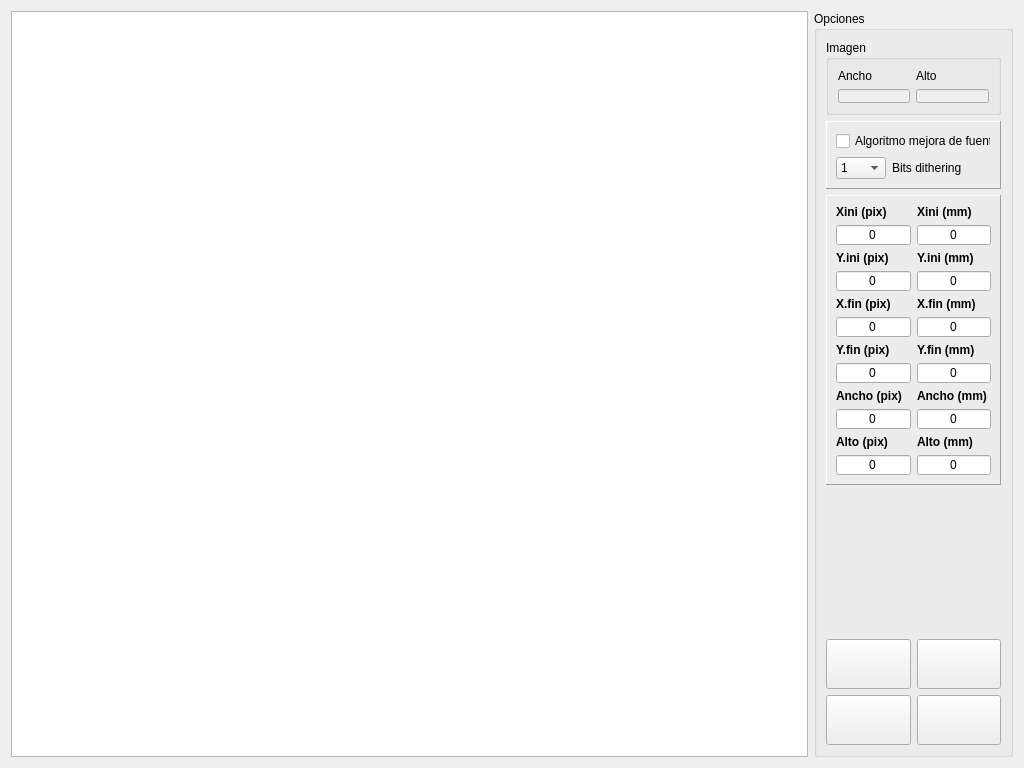
<?xml version="1.0" encoding="UTF-8"?>
<ui version="4.0">
 <class>CorteImagen</class>
 <widget class="QWidget" name="CorteImagen">
  <property name="geometry">
   <rect>
    <x>0</x>
    <y>0</y>
    <width>1024</width>
    <height>768</height>
   </rect>
  </property>
  <property name="sizePolicy">
   <sizepolicy hsizetype="Preferred" vsizetype="Preferred">
    <horstretch>2</horstretch>
    <verstretch>0</verstretch>
   </sizepolicy>
  </property>
  <property name="minimumSize">
   <size>
    <width>0</width>
    <height>0</height>
   </size>
  </property>
  <property name="maximumSize">
   <size>
    <width>16777215</width>
    <height>16777215</height>
   </size>
  </property>
  <property name="windowTitle">
   <string>In2 Printing Solutions</string>
  </property>
  <property name="windowIcon">
   <iconset resource="../../In2Apps/In2Designer/In2Designer/shared.qrc">
    <normaloff>:/res/images/in2ps_tr.png</normaloff>:/res/images/in2ps_tr.png</iconset>
  </property>
  <layout class="QGridLayout" name="gridLayout">
   <item row="0" column="0">
    <widget class="QGraphicsView" name="m_graphicsView">
     <property name="sizePolicy">
      <sizepolicy hsizetype="Expanding" vsizetype="Expanding">
       <horstretch>12</horstretch>
       <verstretch>0</verstretch>
      </sizepolicy>
     </property>
     <property name="backgroundBrush">
      <brush brushstyle="Dense6Pattern">
       <color alpha="255">
        <red>85</red>
        <green>85</green>
        <blue>255</blue>
       </color>
      </brush>
     </property>
    </widget>
   </item>
   <item row="0" column="1">
    <widget class="QGroupBox" name="groupBox">
     <property name="sizePolicy">
      <sizepolicy hsizetype="Fixed" vsizetype="Preferred">
       <horstretch>3</horstretch>
       <verstretch>0</verstretch>
      </sizepolicy>
     </property>
     <property name="minimumSize">
      <size>
       <width>140</width>
       <height>0</height>
      </size>
     </property>
     <property name="maximumSize">
      <size>
       <width>200</width>
       <height>16777215</height>
      </size>
     </property>
     <property name="title">
      <string>Opciones</string>
     </property>
     <layout class="QVBoxLayout" name="verticalLayout">
      <item>
       <widget class="QGroupBox" name="groupBox_2">
        <property name="minimumSize">
         <size>
          <width>0</width>
          <height>75</height>
         </size>
        </property>
        <property name="title">
         <string>Imagen</string>
        </property>
        <layout class="QHBoxLayout" name="horizontalLayout">
         <item>
          <layout class="QVBoxLayout" name="verticalLayout_3">
           <item>
            <widget class="QLabel" name="label_14">
             <property name="text">
              <string>Ancho</string>
             </property>
            </widget>
           </item>
           <item>
            <widget class="QLineEdit" name="m_wImagen">
             <property name="enabled">
              <bool>false</bool>
             </property>
            </widget>
           </item>
          </layout>
         </item>
         <item>
          <layout class="QVBoxLayout" name="verticalLayout_2">
           <item>
            <widget class="QLabel" name="label_15">
             <property name="text">
              <string>Alto</string>
             </property>
            </widget>
           </item>
           <item>
            <widget class="QLineEdit" name="m_hImagen">
             <property name="enabled">
              <bool>false</bool>
             </property>
            </widget>
           </item>
          </layout>
         </item>
        </layout>
       </widget>
      </item>
      <item>
       <widget class="QFrame" name="frame_2">
        <property name="frameShape">
         <enum>QFrame::Panel</enum>
        </property>
        <property name="frameShadow">
         <enum>QFrame::Raised</enum>
        </property>
        <layout class="QGridLayout" name="gridLayout_9">
         <item row="0" column="0">
          <widget class="QCheckBox" name="m_cbDobleRes">
           <property name="text">
            <string>Algoritmo mejora de fuentes</string>
           </property>
          </widget>
         </item>
         <item row="1" column="0">
          <layout class="QHBoxLayout" name="horizontalLayout_2">
           <item>
            <widget class="QComboBox" name="m_cbBitsDithering">
             <property name="maximumSize">
              <size>
               <width>50</width>
               <height>16777215</height>
              </size>
             </property>
             <property name="sizeAdjustPolicy">
              <enum>QComboBox::AdjustToContents</enum>
             </property>
             <property name="minimumContentsLength">
              <number>0</number>
             </property>
             <item>
              <property name="text">
               <string>1</string>
              </property>
             </item>
             <item>
              <property name="text">
               <string>2</string>
              </property>
             </item>
             <item>
              <property name="text">
               <string>4</string>
              </property>
             </item>
            </widget>
           </item>
           <item>
            <widget class="QLabel" name="label_13">
             <property name="text">
              <string>Bits dithering</string>
             </property>
            </widget>
           </item>
          </layout>
         </item>
         <item row="1" column="1">
          <spacer name="horizontalSpacer">
           <property name="orientation">
            <enum>Qt::Horizontal</enum>
           </property>
           <property name="sizeHint" stdset="0">
            <size>
             <width>40</width>
             <height>20</height>
            </size>
           </property>
          </spacer>
         </item>
        </layout>
       </widget>
      </item>
      <item>
       <widget class="QFrame" name="frame">
        <property name="frameShape">
         <enum>QFrame::Panel</enum>
        </property>
        <property name="frameShadow">
         <enum>QFrame::Raised</enum>
        </property>
        <layout class="QGridLayout" name="gridLayout_8">
         <item row="3" column="0">
          <layout class="QGridLayout" name="gridLayout_5">
           <item row="0" column="0">
            <widget class="QLabel" name="label_4">
             <property name="sizePolicy">
              <sizepolicy hsizetype="Fixed" vsizetype="Fixed">
               <horstretch>0</horstretch>
               <verstretch>0</verstretch>
              </sizepolicy>
             </property>
             <property name="font">
              <font>
               <weight>75</weight>
               <bold>true</bold>
              </font>
             </property>
             <property name="text">
              <string>Y.fin (pix)</string>
             </property>
            </widget>
           </item>
           <item row="0" column="1">
            <widget class="QLabel" name="label_10">
             <property name="sizePolicy">
              <sizepolicy hsizetype="Fixed" vsizetype="Fixed">
               <horstretch>0</horstretch>
               <verstretch>0</verstretch>
              </sizepolicy>
             </property>
             <property name="font">
              <font>
               <weight>75</weight>
               <bold>true</bold>
              </font>
             </property>
             <property name="text">
              <string>Y.fin (mm)</string>
             </property>
            </widget>
           </item>
           <item row="1" column="0">
            <widget class="In2LineEdit" name="m_yfin">
             <property name="sizePolicy">
              <sizepolicy hsizetype="Fixed" vsizetype="Fixed">
               <horstretch>0</horstretch>
               <verstretch>0</verstretch>
              </sizepolicy>
             </property>
             <property name="minimumSize">
              <size>
               <width>0</width>
               <height>20</height>
              </size>
             </property>
             <property name="maximumSize">
              <size>
               <width>16777215</width>
               <height>20</height>
              </size>
             </property>
             <property name="text">
              <string>0</string>
             </property>
             <property name="alignment">
              <set>Qt::AlignCenter</set>
             </property>
            </widget>
           </item>
           <item row="1" column="1">
            <widget class="In2LineEdit" name="m_yfin_2">
             <property name="sizePolicy">
              <sizepolicy hsizetype="Fixed" vsizetype="Fixed">
               <horstretch>0</horstretch>
               <verstretch>0</verstretch>
              </sizepolicy>
             </property>
             <property name="minimumSize">
              <size>
               <width>0</width>
               <height>20</height>
              </size>
             </property>
             <property name="maximumSize">
              <size>
               <width>16777215</width>
               <height>20</height>
              </size>
             </property>
             <property name="text">
              <string>0</string>
             </property>
             <property name="alignment">
              <set>Qt::AlignCenter</set>
             </property>
            </widget>
           </item>
          </layout>
         </item>
         <item row="4" column="0">
          <layout class="QGridLayout" name="gridLayout_6">
           <item row="0" column="0">
            <widget class="QLabel" name="label">
             <property name="sizePolicy">
              <sizepolicy hsizetype="Fixed" vsizetype="Fixed">
               <horstretch>0</horstretch>
               <verstretch>0</verstretch>
              </sizepolicy>
             </property>
             <property name="font">
              <font>
               <weight>75</weight>
               <bold>true</bold>
              </font>
             </property>
             <property name="text">
              <string>Ancho (pix)</string>
             </property>
            </widget>
           </item>
           <item row="0" column="1">
            <widget class="QLabel" name="label_9">
             <property name="sizePolicy">
              <sizepolicy hsizetype="Fixed" vsizetype="Fixed">
               <horstretch>0</horstretch>
               <verstretch>0</verstretch>
              </sizepolicy>
             </property>
             <property name="font">
              <font>
               <weight>75</weight>
               <bold>true</bold>
              </font>
             </property>
             <property name="text">
              <string>Ancho (mm)</string>
             </property>
            </widget>
           </item>
           <item row="1" column="0">
            <widget class="In2LineEdit" name="m_width">
             <property name="sizePolicy">
              <sizepolicy hsizetype="Fixed" vsizetype="Fixed">
               <horstretch>0</horstretch>
               <verstretch>0</verstretch>
              </sizepolicy>
             </property>
             <property name="minimumSize">
              <size>
               <width>0</width>
               <height>20</height>
              </size>
             </property>
             <property name="maximumSize">
              <size>
               <width>16777215</width>
               <height>20</height>
              </size>
             </property>
             <property name="text">
              <string>0</string>
             </property>
             <property name="alignment">
              <set>Qt::AlignCenter</set>
             </property>
            </widget>
           </item>
           <item row="1" column="1">
            <widget class="In2LineEdit" name="m_width_2">
             <property name="sizePolicy">
              <sizepolicy hsizetype="Fixed" vsizetype="Fixed">
               <horstretch>0</horstretch>
               <verstretch>0</verstretch>
              </sizepolicy>
             </property>
             <property name="minimumSize">
              <size>
               <width>0</width>
               <height>20</height>
              </size>
             </property>
             <property name="maximumSize">
              <size>
               <width>16777215</width>
               <height>20</height>
              </size>
             </property>
             <property name="text">
              <string>0</string>
             </property>
             <property name="alignment">
              <set>Qt::AlignCenter</set>
             </property>
            </widget>
           </item>
          </layout>
         </item>
         <item row="5" column="0">
          <layout class="QGridLayout" name="gridLayout_7">
           <item row="1" column="1">
            <widget class="In2LineEdit" name="m_height_2">
             <property name="sizePolicy">
              <sizepolicy hsizetype="Fixed" vsizetype="Fixed">
               <horstretch>0</horstretch>
               <verstretch>0</verstretch>
              </sizepolicy>
             </property>
             <property name="minimumSize">
              <size>
               <width>0</width>
               <height>20</height>
              </size>
             </property>
             <property name="maximumSize">
              <size>
               <width>16777215</width>
               <height>20</height>
              </size>
             </property>
             <property name="text">
              <string>0</string>
             </property>
             <property name="alignment">
              <set>Qt::AlignCenter</set>
             </property>
            </widget>
           </item>
           <item row="0" column="0">
            <widget class="QLabel" name="label_2">
             <property name="sizePolicy">
              <sizepolicy hsizetype="Fixed" vsizetype="Fixed">
               <horstretch>0</horstretch>
               <verstretch>0</verstretch>
              </sizepolicy>
             </property>
             <property name="font">
              <font>
               <weight>75</weight>
               <bold>true</bold>
              </font>
             </property>
             <property name="text">
              <string>Alto (pix)</string>
             </property>
            </widget>
           </item>
           <item row="0" column="1">
            <widget class="QLabel" name="label_7">
             <property name="sizePolicy">
              <sizepolicy hsizetype="Fixed" vsizetype="Fixed">
               <horstretch>0</horstretch>
               <verstretch>0</verstretch>
              </sizepolicy>
             </property>
             <property name="font">
              <font>
               <weight>75</weight>
               <bold>true</bold>
              </font>
             </property>
             <property name="text">
              <string>Alto (mm)</string>
             </property>
            </widget>
           </item>
           <item row="1" column="0">
            <widget class="In2LineEdit" name="m_height">
             <property name="sizePolicy">
              <sizepolicy hsizetype="Fixed" vsizetype="Fixed">
               <horstretch>0</horstretch>
               <verstretch>0</verstretch>
              </sizepolicy>
             </property>
             <property name="minimumSize">
              <size>
               <width>0</width>
               <height>20</height>
              </size>
             </property>
             <property name="maximumSize">
              <size>
               <width>16777215</width>
               <height>20</height>
              </size>
             </property>
             <property name="text">
              <string>0</string>
             </property>
             <property name="alignment">
              <set>Qt::AlignCenter</set>
             </property>
            </widget>
           </item>
          </layout>
         </item>
         <item row="0" column="0">
          <layout class="QGridLayout" name="gridLayout_2">
           <item row="0" column="0">
            <widget class="QLabel" name="label_5">
             <property name="sizePolicy">
              <sizepolicy hsizetype="Fixed" vsizetype="Fixed">
               <horstretch>0</horstretch>
               <verstretch>0</verstretch>
              </sizepolicy>
             </property>
             <property name="font">
              <font>
               <weight>75</weight>
               <bold>true</bold>
              </font>
             </property>
             <property name="text">
              <string>Xini (pix)</string>
             </property>
            </widget>
           </item>
           <item row="0" column="1">
            <widget class="QLabel" name="label_12">
             <property name="sizePolicy">
              <sizepolicy hsizetype="Fixed" vsizetype="Fixed">
               <horstretch>0</horstretch>
               <verstretch>0</verstretch>
              </sizepolicy>
             </property>
             <property name="font">
              <font>
               <weight>75</weight>
               <bold>true</bold>
              </font>
             </property>
             <property name="text">
              <string>Xini (mm)</string>
             </property>
            </widget>
           </item>
           <item row="1" column="0">
            <widget class="In2LineEdit" name="m_xini">
             <property name="sizePolicy">
              <sizepolicy hsizetype="Fixed" vsizetype="Fixed">
               <horstretch>0</horstretch>
               <verstretch>0</verstretch>
              </sizepolicy>
             </property>
             <property name="minimumSize">
              <size>
               <width>0</width>
               <height>20</height>
              </size>
             </property>
             <property name="maximumSize">
              <size>
               <width>16777215</width>
               <height>20</height>
              </size>
             </property>
             <property name="text">
              <string>0</string>
             </property>
             <property name="alignment">
              <set>Qt::AlignCenter</set>
             </property>
            </widget>
           </item>
           <item row="1" column="1">
            <widget class="In2LineEdit" name="m_xini_2">
             <property name="sizePolicy">
              <sizepolicy hsizetype="Fixed" vsizetype="Fixed">
               <horstretch>0</horstretch>
               <verstretch>0</verstretch>
              </sizepolicy>
             </property>
             <property name="minimumSize">
              <size>
               <width>0</width>
               <height>20</height>
              </size>
             </property>
             <property name="maximumSize">
              <size>
               <width>16777215</width>
               <height>20</height>
              </size>
             </property>
             <property name="text">
              <string>0</string>
             </property>
             <property name="alignment">
              <set>Qt::AlignCenter</set>
             </property>
            </widget>
           </item>
          </layout>
         </item>
         <item row="1" column="0">
          <layout class="QGridLayout" name="gridLayout_3">
           <item row="0" column="0">
            <widget class="QLabel" name="label_6">
             <property name="sizePolicy">
              <sizepolicy hsizetype="Fixed" vsizetype="Fixed">
               <horstretch>0</horstretch>
               <verstretch>0</verstretch>
              </sizepolicy>
             </property>
             <property name="font">
              <font>
               <weight>75</weight>
               <bold>true</bold>
              </font>
             </property>
             <property name="text">
              <string>Y.ini (pix)</string>
             </property>
            </widget>
           </item>
           <item row="0" column="1">
            <widget class="QLabel" name="label_8">
             <property name="sizePolicy">
              <sizepolicy hsizetype="Fixed" vsizetype="Fixed">
               <horstretch>0</horstretch>
               <verstretch>0</verstretch>
              </sizepolicy>
             </property>
             <property name="font">
              <font>
               <weight>75</weight>
               <bold>true</bold>
              </font>
             </property>
             <property name="text">
              <string>Y.ini (mm)</string>
             </property>
            </widget>
           </item>
           <item row="1" column="0">
            <widget class="In2LineEdit" name="m_yini">
             <property name="sizePolicy">
              <sizepolicy hsizetype="Fixed" vsizetype="Fixed">
               <horstretch>0</horstretch>
               <verstretch>0</verstretch>
              </sizepolicy>
             </property>
             <property name="minimumSize">
              <size>
               <width>0</width>
               <height>20</height>
              </size>
             </property>
             <property name="maximumSize">
              <size>
               <width>16777215</width>
               <height>20</height>
              </size>
             </property>
             <property name="text">
              <string>0</string>
             </property>
             <property name="alignment">
              <set>Qt::AlignCenter</set>
             </property>
            </widget>
           </item>
           <item row="1" column="1">
            <widget class="In2LineEdit" name="m_yini_2">
             <property name="sizePolicy">
              <sizepolicy hsizetype="Fixed" vsizetype="Fixed">
               <horstretch>0</horstretch>
               <verstretch>0</verstretch>
              </sizepolicy>
             </property>
             <property name="minimumSize">
              <size>
               <width>0</width>
               <height>20</height>
              </size>
             </property>
             <property name="maximumSize">
              <size>
               <width>16777215</width>
               <height>20</height>
              </size>
             </property>
             <property name="text">
              <string>0</string>
             </property>
             <property name="alignment">
              <set>Qt::AlignCenter</set>
             </property>
            </widget>
           </item>
          </layout>
         </item>
         <item row="2" column="0">
          <layout class="QGridLayout" name="gridLayout_4">
           <item row="0" column="0">
            <widget class="QLabel" name="label_3">
             <property name="sizePolicy">
              <sizepolicy hsizetype="Fixed" vsizetype="Fixed">
               <horstretch>0</horstretch>
               <verstretch>0</verstretch>
              </sizepolicy>
             </property>
             <property name="font">
              <font>
               <weight>75</weight>
               <bold>true</bold>
              </font>
             </property>
             <property name="text">
              <string>X.fin (pix)</string>
             </property>
            </widget>
           </item>
           <item row="0" column="1">
            <widget class="QLabel" name="label_11">
             <property name="sizePolicy">
              <sizepolicy hsizetype="Fixed" vsizetype="Fixed">
               <horstretch>0</horstretch>
               <verstretch>0</verstretch>
              </sizepolicy>
             </property>
             <property name="font">
              <font>
               <weight>75</weight>
               <bold>true</bold>
              </font>
             </property>
             <property name="text">
              <string>X.fin (mm)</string>
             </property>
            </widget>
           </item>
           <item row="1" column="0">
            <widget class="In2LineEdit" name="m_xfin">
             <property name="sizePolicy">
              <sizepolicy hsizetype="Fixed" vsizetype="Fixed">
               <horstretch>0</horstretch>
               <verstretch>0</verstretch>
              </sizepolicy>
             </property>
             <property name="minimumSize">
              <size>
               <width>0</width>
               <height>20</height>
              </size>
             </property>
             <property name="maximumSize">
              <size>
               <width>16777215</width>
               <height>20</height>
              </size>
             </property>
             <property name="text">
              <string>0</string>
             </property>
             <property name="alignment">
              <set>Qt::AlignCenter</set>
             </property>
            </widget>
           </item>
           <item row="1" column="1">
            <widget class="In2LineEdit" name="m_xfin_2">
             <property name="sizePolicy">
              <sizepolicy hsizetype="Fixed" vsizetype="Fixed">
               <horstretch>0</horstretch>
               <verstretch>0</verstretch>
              </sizepolicy>
             </property>
             <property name="minimumSize">
              <size>
               <width>0</width>
               <height>20</height>
              </size>
             </property>
             <property name="maximumSize">
              <size>
               <width>16777215</width>
               <height>20</height>
              </size>
             </property>
             <property name="text">
              <string>0</string>
             </property>
             <property name="alignment">
              <set>Qt::AlignCenter</set>
             </property>
            </widget>
           </item>
          </layout>
         </item>
        </layout>
       </widget>
      </item>
      <item>
       <spacer name="verticalSpacer">
        <property name="orientation">
         <enum>Qt::Vertical</enum>
        </property>
        <property name="sizeHint" stdset="0">
         <size>
          <width>20</width>
          <height>283</height>
         </size>
        </property>
       </spacer>
      </item>
      <item>
       <layout class="QGridLayout" name="gridLayout_10">
        <item row="0" column="1">
         <widget class="QPushButton" name="m_pbReload">
          <property name="sizePolicy">
           <sizepolicy hsizetype="Preferred" vsizetype="Fixed">
            <horstretch>0</horstretch>
            <verstretch>0</verstretch>
           </sizepolicy>
          </property>
          <property name="minimumSize">
           <size>
            <width>0</width>
            <height>50</height>
           </size>
          </property>
          <property name="maximumSize">
           <size>
            <width>16777215</width>
            <height>50</height>
           </size>
          </property>
          <property name="toolTip">
           <string>Cancela el corte y sale</string>
          </property>
          <property name="text">
           <string/>
          </property>
          <property name="icon">
           <iconset resource="../../In2Apps/In2Designer/In2Designer/shared.qrc">
            <normaloff>:/res/images/reload.png</normaloff>:/res/images/reload.png</iconset>
          </property>
         </widget>
        </item>
        <item row="1" column="0">
         <widget class="QPushButton" name="m_pbCancel">
          <property name="sizePolicy">
           <sizepolicy hsizetype="Preferred" vsizetype="Fixed">
            <horstretch>0</horstretch>
            <verstretch>0</verstretch>
           </sizepolicy>
          </property>
          <property name="minimumSize">
           <size>
            <width>0</width>
            <height>50</height>
           </size>
          </property>
          <property name="maximumSize">
           <size>
            <width>16777215</width>
            <height>50</height>
           </size>
          </property>
          <property name="toolTip">
           <string>Cancela el corte y sale</string>
          </property>
          <property name="text">
           <string/>
          </property>
          <property name="icon">
           <iconset resource="../../In2Apps/In2Designer/In2Designer/shared.qrc">
            <normaloff>:/res/images/Cancel_32x32.png</normaloff>:/res/images/Cancel_32x32.png</iconset>
          </property>
         </widget>
        </item>
        <item row="1" column="1">
         <widget class="QPushButton" name="m_pbSave">
          <property name="sizePolicy">
           <sizepolicy hsizetype="Preferred" vsizetype="Fixed">
            <horstretch>0</horstretch>
            <verstretch>0</verstretch>
           </sizepolicy>
          </property>
          <property name="minimumSize">
           <size>
            <width>0</width>
            <height>50</height>
           </size>
          </property>
          <property name="maximumSize">
           <size>
            <width>16777215</width>
            <height>50</height>
           </size>
          </property>
          <property name="toolTip">
           <string>Acepta corte y sale</string>
          </property>
          <property name="text">
           <string/>
          </property>
          <property name="icon">
           <iconset resource="../../In2Apps/In2Designer/In2Designer/shared.qrc">
            <normaloff>:/res/images/Ok_32x32.png</normaloff>:/res/images/Ok_32x32.png</iconset>
          </property>
         </widget>
        </item>
        <item row="0" column="0">
         <widget class="QPushButton" name="m_pbNewCorte">
          <property name="sizePolicy">
           <sizepolicy hsizetype="Preferred" vsizetype="Fixed">
            <horstretch>0</horstretch>
            <verstretch>0</verstretch>
           </sizepolicy>
          </property>
          <property name="minimumSize">
           <size>
            <width>0</width>
            <height>50</height>
           </size>
          </property>
          <property name="text">
           <string/>
          </property>
          <property name="icon">
           <iconset resource="../../In2Apps/In2Designer/In2Designer/shared.qrc">
            <normaloff>:/res/images/resize5.png</normaloff>:/res/images/resize5.png</iconset>
          </property>
         </widget>
        </item>
       </layout>
      </item>
     </layout>
    </widget>
   </item>
  </layout>
 </widget>
 <customwidgets>
  <customwidget>
   <class>In2LineEdit</class>
   <extends>QLineEdit</extends>
   <header location="global">in2lineedit.h</header>
  </customwidget>
 </customwidgets>
 <resources>
  <include location="../../In2Apps/In2Designer/In2Designer/shared.qrc"/>
 </resources>
 <connections/>
</ui>
